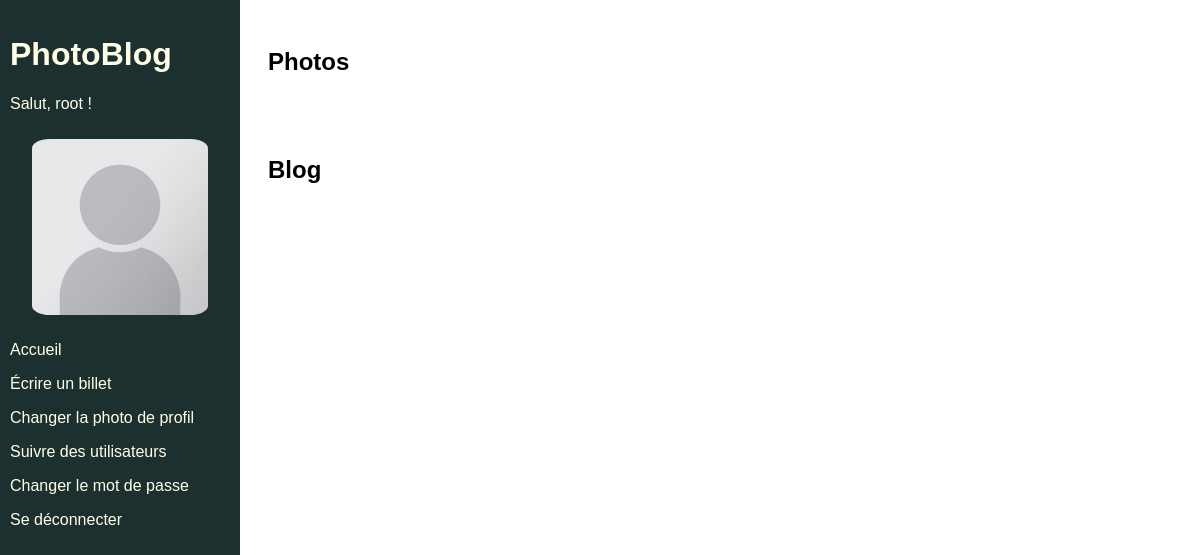
The page /home/ (signed in) on the database as committed earlier.
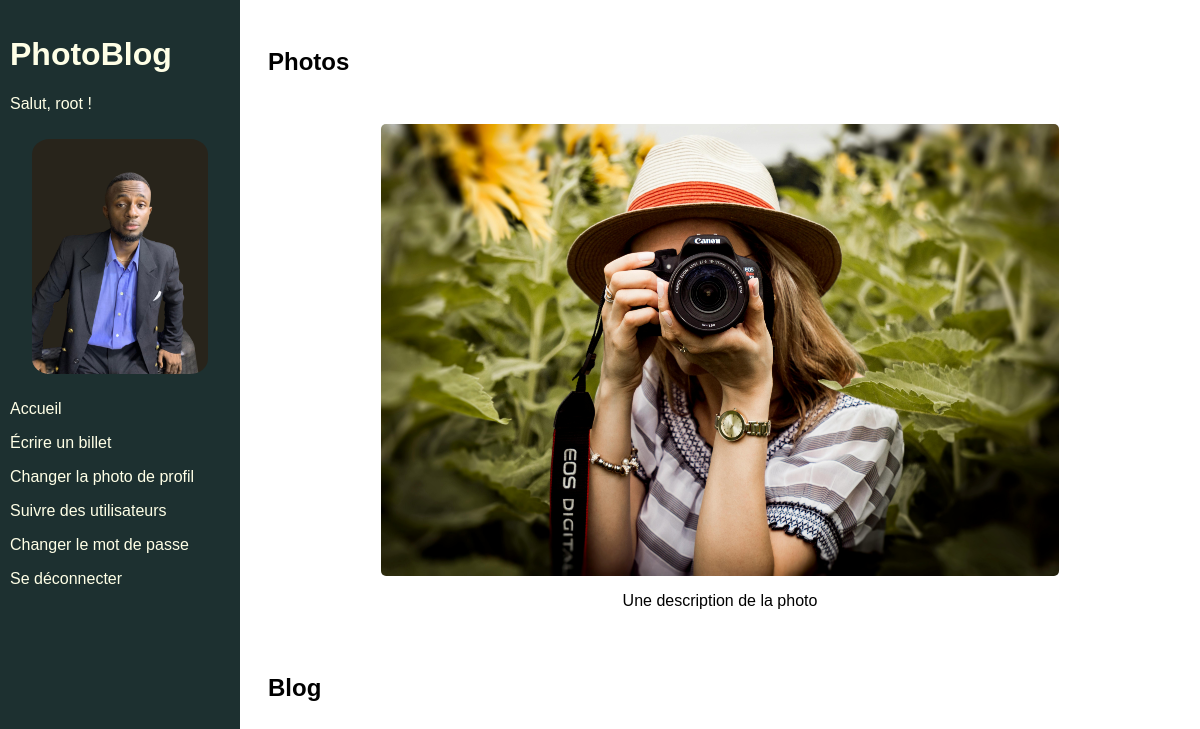
The same page on the database as committed later.
### authentication/models.py (models this page shows)
class User(AbstractUser):
    CREATOR = "CREATOR"
    SUBSCRIBER = "SUBSCRIBER"
    ROLE_CHOICES = (
        (CREATOR, 'Créateur'),
        (SUBSCRIBER, 'Abonné')
    )
    profile_photo = models.ImageField()
    role = models.CharField(max_length=30, choices=ROLE_CHOICES)
    follows = models.ManyToManyField(
        'self',
        limit_choices_to={'role': CREATOR},
        symmetrical=False,
        verbose_name='suit',
    )

### blog/models.py (models this page shows, shortened)
class Photo(models.Model):
    image = models.ImageField(verbose_name='image')
    caption = models.CharField(max_length=128, blank=True)
    uploader = models.ForeignKey(settings.AUTH_USER_MODEL, on_delete=models.CASCADE)
    date_created = models.DateTimeField(auto_now_add=True)
    IMAGE_MAX_SIZE = (800, 800)

### blog/views.py (the view)
# urls.py: path('home/', home, name='home'),
@login_required
def home(request):
    photos = models.Photo.objects.all()
    blogs = models.Blog.objects.all()
    return render(request, 'blog/home.html', context={'photos': photos, 'blogs': blogs})

### blog/templates/blog/home.html (shortened to what this page needs)
{% extends 'base.html' %}
{% block content %}
    <h2>Photos</h2>
    <div class="grid-container">
        {% for photo in photos %}
            <div class="post">
                <img src="{{ photo.image.url }}" class="responsive-img">
                <p>{{ photo.caption }}</p>
            </div>
        {% endfor %}
    </div>
    <h2>Blog</h2>
    <div class="grid-container">
    </div>
{% endblock content %}

### templates/base.html (shortened to what this page needs)
{% load static %}
<html>
    <head>
        <link rel="stylesheet" href="{% static 'app.css' %}">
        <link rel="stylesheet" href="{% static 'home.css' %}">
    </head>
    <body>
        <div class="sidebar">
            <h1>PhotoBlog</h1>
            {% if user.is_authenticated %}
                <p>Salut, {{ user }} !</p>
                {% if user.profile_photo %}
                    <img class="avatar" src={{ user.profile_photo.url }}>
                {% else %}
                    <img class="avatar" src="{% static 'images/default_profile.png'%}">
                {% endif %}
                <p><a href="{% url 'home' %}">Accueil</a></p>
                <p><a href="{% url 'blog_create' %}">Écrire un billet</a></p>
                <p><a href="{% url 'upload_profile_photo' %}">Changer la photo de profil</a></p>
                <p><a href="{% url 'follow_users' %}">Suivre des utilisateurs</a></p>
                <p><a href="{% url 'password_change' %}">Changer le mot de passe</a></p>
                <p><a href="#" id="logout-link">Se déconnecter</a></p>
            {% endif %}
        </div>
        <div class="main">
            {% block content %}{% endblock content %}
        </div>
    </body>
</html>

### static/app.css (style rules this page uses)
html { font-family: Arial; }
.sidebar { height: 100%; width: 220px; position: fixed; z-index: 1; top: 0; left: 0; background-color: #1d3030; color: #ffffe6; overflow-x: hidden; padding-top: 15px; padding-left: 10px; padding-right: 10px; }
.sidebar a { text-decoration: none; color: #ffffe6; display: block; }
.main { margin-left: 240px; padding: 20px; }
.avatar { width: 80%; border-radius: 10%; display: block; margin: auto; padding-top: 10px; padding-bottom: 10px; }
.grid-container { display: grid; grid-template-columns: auto auto auto; padding: 20px; text-align: center; }
.post img { width: 80%; border-radius: 5px; }

### static/home.css (style rules this page uses)
.grid-container { display: flex; flex-wrap: wrap; gap: 16px; }
.post { flex: 1 1 calc(33.333% - 32px); box-sizing: border-box; margin: 8px; }
.responsive-img { width: 100%; height: auto; }

Rows that differ between the two databases and show on the page:
changed User "root": profile_photo: picture added
added Photo: image (picture), caption "Une description de la photo"
